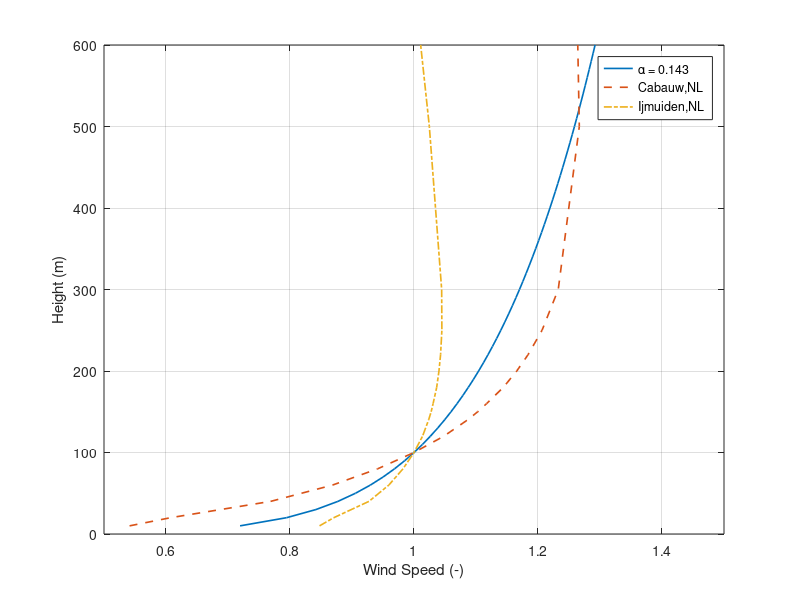
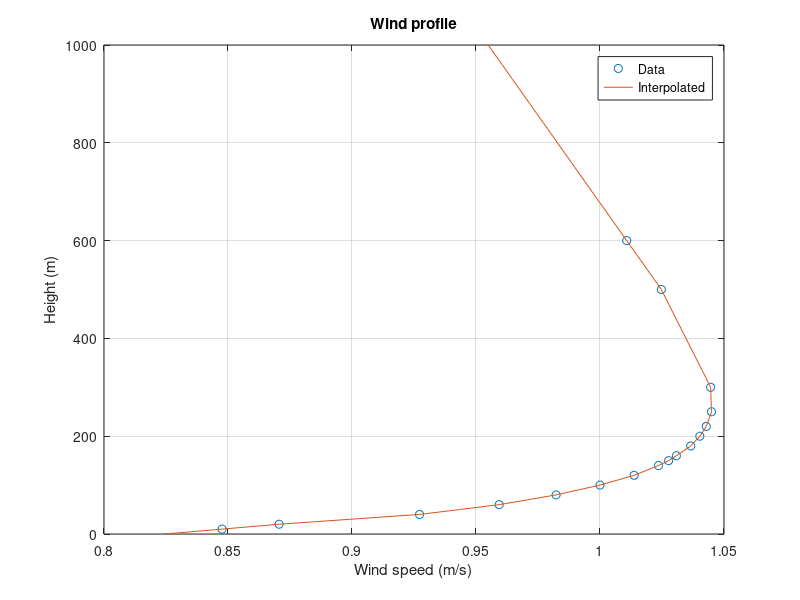
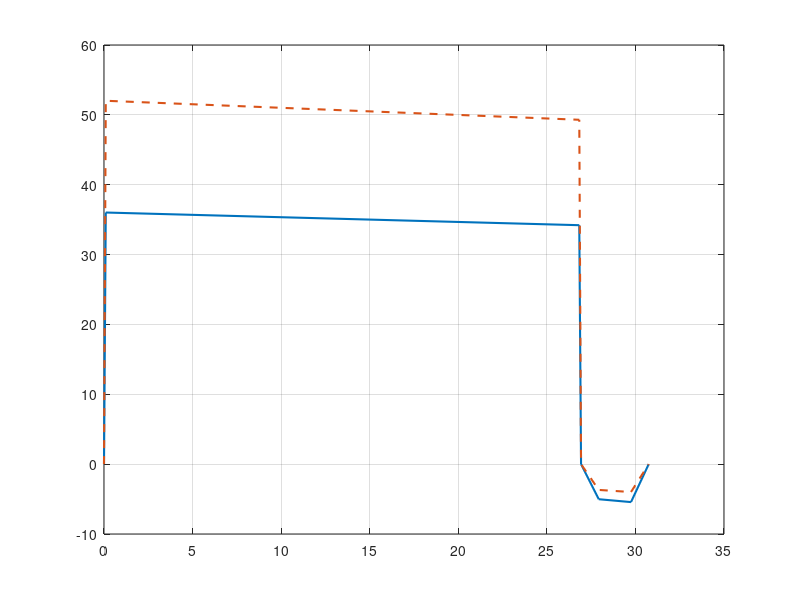

The MATLAB script that drew these images, in order: (Note: this script raises an error after producing the figures.)
clc
clearvars
clear global

%% Load saved outputs
load Outputs_Example/inputs.mat
load Outputs_Example/optData.mat
load Outputs_Example/outputs.mat
load Outputs_Example/processedOutputs.mat

%% Plot settings
vw = inputs.vw_ref;
x_axis_limit = [0 processedOutputs.vw_100m_operRange(end)];

newcolors = [ % 0.25, 0.25, 0.25
  0 0.4470 0.7410
0.8500 0.3250 0.0980 
0.4660, 0.6740, 0.1880
0.9290, 0.6940, 0.1250
0.4940, 0.1840, 0.5560
0.6350 0.0780 0.1840
0.3010 0.7450 0.9330];

%% Plots
% Wind profile
Vref = 10; % m/s
z = 10:10:600; % m
V = Vref * (z/inputs.h_ref).^inputs.windShearExp/Vref;
%   MegAWES Onshore location Cabauw. Wind speeds normalized with value at 100m. Profiles from: https://doi.org/10.1016/j.renene.2022.06.094
z_MegAWES = [10,20,40,60,80,100,120,140,150,160,180,200,220,250,300,500,600];
V_MegAWES_Cabauw = [0.541219682843206,0.607355091566827,0.768630154201962,0.868484406441142,0.941395360902529,1,1.04810058627160,1.08638854381156,1.10277338731106,1.11715868927737,1.14412258234309,1.16573551308321,1.18394938534465,1.20653423381438,1.23266397972046,1.26662287360302,1.26414483994687];
V_MegAWES_Ijmuiden = [0.847612611633547,0.870603040595613,0.927240267828556,0.959346286990695,0.982291573490674,1,1.01377720773809,1.02356771954493,1.02766760602000,1.03079423355205,1.03659625208888,1.04025827758100,1.04284618416620,1.04496440015282,1.04461712713371,1.02473617783789,1.01076976884552];
figure('units','inch','Position', [15 6 2 2.2])
hold on
box on
grid on
plot(V,z,'linewidth',1.2)
plot(V_MegAWES_Cabauw,z_MegAWES,'--','linewidth',1.2)
plot(V_MegAWES_Ijmuiden,z_MegAWES,'-.','linewidth',1.2)
legend('α = 0.143','Cabauw,NL','Ijmuiden,NL');
xlim([0.5 1.5])
xlabel('Wind Speed (-)')
ylabel('Height (m)')
% saveas(gcf, fullfile(directory, ['vert_wind_prof', '.fig']));
% print(gcf, fullfile(directory, ['vert_wind_prof', '.eps']), '-depsc2');
hold off

% Continuous function from vertical wind profile
% Define the heights at which you want to interpolate
heights = [0:10:1000]; % Adjust the desired height values as needed

% Interpolate V_MegAWES_Cabauw at the specified heights
V_interpolated = interp1(z_MegAWES, V_MegAWES_Ijmuiden, heights, 'linear', 'extrap');

% Plot the interpolated function
figure('units','inch','Position', [15 6 2 2.2])
hold on 
box on
grid on
plot(V_MegAWES_Ijmuiden, z_MegAWES, 'o', V_interpolated, heights, '-');
xlabel('Wind speed (m/s)');
ylabel('Height (m)');
title('Wind profile');
legend('Data', 'Interpolated', 'Location', 'Best');
hold off

% Cycle timeseries plots: Pattern averages
windSpeeds = [8,9 15,processedOutputs.cutOut,processedOutputs.cutIn];
for i = windSpeeds
    idx = find(vw == i);
    figure('units','inch','Position', [15 3 3.5 2.2])
    hold on
    grid on
    box on
    % Plot your data
    plot(processedOutputs.cyclePowerRep(i).t_inst, processedOutputs.cyclePowerRep(i).P_e_inst,'linewidth',1.5, 'DisplayName', 'P_{e}');
    plot(processedOutputs.cyclePowerRep(i).t_inst,processedOutputs.cyclePowerRep(i).P_m_inst,'--','linewidth',1.5, 'DisplayName', 'P_{m}');
    yline(processedOutputs.P_e_avg(idx)/10^3, '-.', 'linewidth',1.2, 'DisplayName', 'P_{e,avg}');
    % Set yline positions within the range of your data
    yline(0, '-', 'linewidth', 1, 'HandleVisibility', 'off');      
    ylabel('(kW)');
    xlabel('Time (s)');      
    % Create a custom legend with 'Data1' and 'Data2' only
    legend('Location', 'Best');      
    % Customize legend colors
    legend('TextColor', 'k', 'Color', 'w'); % 'TextColor' sets the text color, 'Color' sets the background color      
    xlim([0 processedOutputs.cyclePowerRep(i).t_inst(end)]);
    ylim([1.5*min(processedOutputs.cyclePowerRep(i).P_e_inst) 1.05*max(processedOutputs.cyclePowerRep(i).P_m_inst)]);
    title(strcat('Wind speed at 100m:', num2str(processedOutputs.cyclePowerRep(idx).ws), ' m/s'));      
    hold off
end

% Plots showing the per element results for rated wind speed
ws = processedOutputs.ratedWind;
fig = figure();
colororder(newcolors)
% Lengths
subplot(2,2,1)
hold on
grid on
box on
plot(processedOutputs.Rp(ws,:),':o','linewidth',1,'markersize',3);
plot(processedOutputs.l_t_inCycle(ws,:),':^','linewidth',1,'markersize',3);
plot(processedOutputs.h_inCycle(ws,:),':s','linewidth',1,'markersize',3);
ylabel('(m)');
legend('R_{p}','l_{t}','h_{p}','location','northwest');
hold off
% Speeds
subplot(2,2,2)
hold on
grid on
box on
yyaxis left
plot(processedOutputs.lambda(ws,:),':o','linewidth',1,'markersize',3);
plot(processedOutputs.f(ws,:),':s','linewidth',1,'markersize',3);
plot(processedOutputs.f_i(ws,:),':v','linewidth',1,'markersize',3);
ylabel('(-)');
yyaxis right
plot(processedOutputs.vw(ws,:),':s','linewidth',1,'markersize',3);
plot(processedOutputs.vw_i(ws,:),':v','linewidth',1,'markersize',3);
ylabel('(m/s)');
legend('λ','f_o','f_i','v_{w,o}','v_{w,i}','location','northwest');
hold off
% Glide ratios
subplot(2,2,3)
hold on
grid on
box on
plot(processedOutputs.E(ws,:),':s','linewidth',1,'markersize',3);
plot(processedOutputs.E_i(ws,:),':v','linewidth',1,'markersize',3);
% ylim([0 2.5]);
ylabel('(-)');
legend('E_o','E_i','location','northwest');
hold off
% Forces
subplot(2,2,4)
hold on
grid on
box on
plot(processedOutputs.Fa(ws,:)/1e3,':o','linewidth',1,'markersize',3);
plot(processedOutputs.Fa_i(ws,:)/1e3,':^','linewidth',1,'markersize',3);
plot(processedOutputs.Ft_drum(ws,:)/1e3,':s','linewidth',1,'markersize',3);
plot(processedOutputs.Ft_drum_i(ws,:)/1e3,':v','linewidth',1,'markersize',3);
legend('F_{a,o}','F_{a,i}','F_{t,o}','F_{t,i}','location','northwest');
ylabel('(kN)');
hold off
han=axes(fig,'visible','off'); 
han.Title.Visible='on';
han.XLabel.Visible='on';
han.YLabel.Visible='off';
ylabel(han,'yourYLabel');
xlabel(han,'Discretized reel-out length elements');
title(han,'Wind speed at 100m = 15 m/s');

% Speeds
figure('units','inch','Position', [3 3 3.5 2.2])
colororder(newcolors)
hold on
grid on
box on
yyaxis left
plot(vw, mean(processedOutputs.lambda,2),':o','linewidth',1,'markersize',3);
plot(vw, mean(processedOutputs.f,2),':s','linewidth',1,'markersize',3);
plot(vw, mean(processedOutputs.f_i,2),':v','linewidth',1,'markersize',3);
ylabel('(-)');
yyaxis right
plot(vw, mean(processedOutputs.vw,2),':s','linewidth',1,'markersize',3);
plot(vw, mean(processedOutputs.vw_i,2),':v','linewidth',1,'markersize',3);
ylabel('(m/s)');
legend('λ','f_{o}','f_{i}','v_{w,o}','v_{w,i}','location','northwest');
xlabel('Wind speed at 100m height (m/s)');
xlim(x_axis_limit);
%ylim([0 160]);
hold off

% Aero coefficients
figure('units','inch','Position', [3 6 3.5 2.2])
colororder(newcolors)
hold on
grid on
box on
plot(vw, mean(processedOutputs.CL,2),'o:','linewidth',1,'markersize',3);
plot(vw, mean(processedOutputs.CL_i,2),'d:','linewidth',1,'markersize',3);
plot(vw, mean(processedOutputs.CD_k,2),'^:','linewidth',1,'markersize',3);
plot(vw, mean(processedOutputs.CD_k_i,2),'v:','linewidth',1,'markersize',3);
plot(vw, mean(processedOutputs.CD_t,2),'s:','linewidth',1,'markersize',3);
ylabel('(-)');
legend('C_{L,o}','C_{L,i}','C_{D,k,o}','C_{D,k,i}','C_{D,t}','location','northwest','Orientation','vertical');
xlabel('Wind speed at 100m height (m/s)');
xlim(x_axis_limit);
%ylim([0 160]);
hold off

% Lengths
figure('units','inch','Position', [3 6 3.5 2.2])
colororder(newcolors)
hold on
grid on
box on
plot(vw, processedOutputs.h_cycleAvg,'d:','linewidth',1,'markersize',3);
plot(vw, mean(processedOutputs.Rp,2),'o:','linewidth',1,'markersize',3);
plot(vw, processedOutputs.deltaL,'^:','linewidth',1,'markersize',3);
plot(vw, processedOutputs.l_t_max,'s:','linewidth',1,'markersize',3);
plot(vw, processedOutputs.l_t_min,'x:','linewidth',1,'markersize',3);
ylabel('(m)');
legend('h_{p,avg}','R_{p,avg}','Δl','l_{t,max}','l_{t,min}','location','northwest','Orientation','vertical');
xlabel('Wind speed at 100m height (m/s)');
xlim(x_axis_limit);
%ylim([0 160]);
hold off

% Roll angle, avg patt elevation
figure('units','inch','Position', [7 3 3.5 2.2])
colororder(newcolors)
hold on
grid on
box on
plot(vw, mean(processedOutputs.rollAngle,2),'s:','linewidth',1,'markersize',3);
plot(vw, processedOutputs.beta,'o:','linewidth',1,'markersize',3);
plot(vw, processedOutputs.gamma,'d:','linewidth',1,'markersize',3);
ylabel('(deg)');
legend('$$\Psi$$','$$\overline{\beta}$$','$$\gamma$$','location','northwest','Orientation','vertical','Interpreter','latex');
xlabel('Wind speed at 100m height (m/s)');
xlim(x_axis_limit);
%ylim([0 160]);
hold off

% All forces 
figure('units','inch','Position', [7 6 3.5 2.2])
colororder(newcolors)
hold on
grid on
box on
plot(vw, mean(processedOutputs.Fa,2)./10^3,':o','linewidth',1,'markersize',3);
plot(vw, mean(processedOutputs.Fa_i,2)./10^3,':s','linewidth',1,'markersize',3);
plot(vw, mean(processedOutputs.Ft_drum,2)./10^3,':^','linewidth',1,'markersize',3);
plot(vw, mean(processedOutputs.Ft_drum_i,2)./10^3,':d','linewidth',1,'markersize',3);
plot(vw, processedOutputs.W./10^3,':x','linewidth',1,'markersize',4);
ylabel('(kN)');
legend('F_{a,o}','F_{a,i}','F_{t,o}','F_{t,i}','W','location','northwest');
xlabel('Wind speed at 100m height (m/s)');
xlim(x_axis_limit);
%ylim([0 160]);
hold off


% Time, num of patterns
figure('units','inch','Position', [11 3 3.5 2.2])
colororder(newcolors)
hold on
grid on
box on
yyaxis left
plot(vw, processedOutputs.to,':s','linewidth',1,'markersize',3);
plot(vw, processedOutputs.ti,':d','linewidth',1,'markersize',3);
plot(vw, mean(processedOutputs.tPatt,2),':o','linewidth',1,'markersize',3);
ylabel('(s)');
yyaxis right
plot(vw, mean(processedOutputs.numOfPatt,2),':^','linewidth',1,'markersize',3);
ylabel('(-)');
xlabel('Wind speed at 100m height (m/s)');
legend('t_{o}','t_{i}','t_{patt,avg}','N_{p}','location','northwest');
xlim(x_axis_limit);
hold off

% Power plots
pastel_b = '[0 0.4470 0.7410]';
figure('units','inch','Position', [11 6 3.5 2.2])
colororder(newcolors)
hold on
grid on
box on
plot(vw, processedOutputs.P_m_o./10^3,':o','linewidth',1,'markersize',3);
plot(vw, processedOutputs.P_e_o./10^3,':s','linewidth',1,'markersize',3);
plot(vw, processedOutputs.P_m_i./10^3,':d','linewidth',1,'markersize',3);
plot(vw, processedOutputs.P_e_i./10^3,':^','linewidth',1,'markersize',3);
plot(vw, processedOutputs.P_e_avg./10^3,':x','linewidth',1,'markersize',5);
ylabel('(kW)');
%title('Cycle averages');
legend('P_{m,o}','P_{e,o}','P_{m,i}','P_{e,i}','P_{e,avg}','location','northwest');
xlabel('Wind speed at 100m height (m/s)');
xlim(x_axis_limit);
hold off


% Power curve comparison plot
% Loyd
CL_loyd = inputs.Cl_maxAirfoil*inputs.Cl_eff_F;
CD_loyd = inputs.Cd0 + (CL_loyd-inputs.Cl0_airfoil)^2/(pi()*inputs.AR*inputs.e);
for i = 1:length(vw)
    P_Loyd(i) = (4/27)*(CL_loyd^3/CD_loyd^2)*(1/2)*inputs.airDensity*inputs.S*(vw(i)^3);
    if P_Loyd(i)>inputs.P_ratedElec
        P_Loyd(i) = inputs.P_ratedElec;
    end 
end
% AP3 6DoF simulation results
AP3.PC.ws    = [7.32E+00, 8.02E+00, 9.05E+00, 1.00E+01, 1.10E+01, 1.20E+01, ...
  1.30E+01, 1.41E+01, 1.50E+01, 1.60E+01, 1.70E+01, 1.80E+01, 1.90E+01]; %[m/s]
AP3.PC.power = [0.00E+00, 7.01E+03, 2.37E+04, 4.31E+04, 6.47E+04, 8.46E+04, ...
  1.02E+05, 1.20E+05, 1.34E+05, 1.49E+05, 1.50E+05, 1.50E+05, 1.50E+05]./10^3; %[kW]

figure('units','inch','Position', [4 4 3.5 2.2])
colororder(newcolors)
hold on
grid on
box on
plot(vw, P_Loyd./10^3,'-','linewidth',1);
plot(vw, processedOutputs.P_e_avg./10^3,':s','linewidth',1,'MarkerSize',3);
plot(AP3.PC.ws, AP3.PC.power,':^k','linewidth',1,'MarkerSize',3);
ylabel('Power (kW)');
legend('Ideal Reel-out','QSM','6-DOF','location','southeast');
xlabel('Wind speed at 100m height (m/s)');
xlim(x_axis_limit);
hold off
